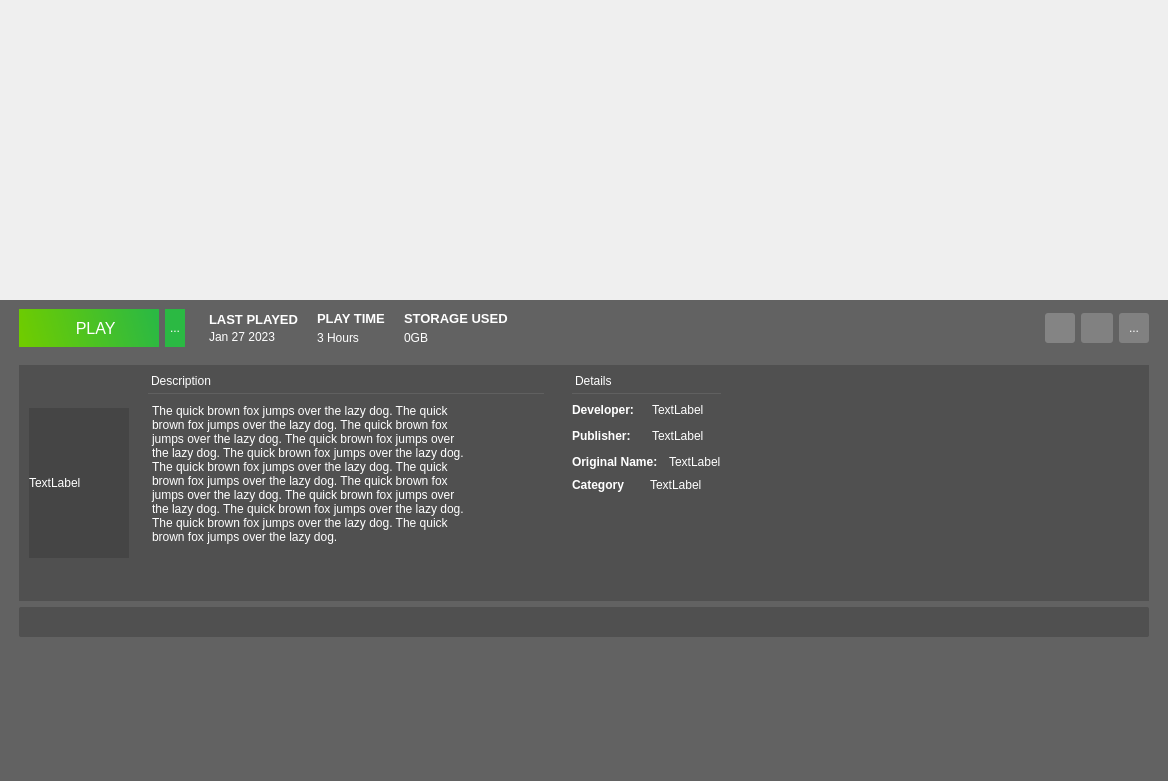
<?xml version="1.0" encoding="UTF-8"?>
<ui version="4.0">
 <class>DetailedRecordView</class>
 <widget class="QWidget" name="DetailedRecordView">
  <property name="geometry">
   <rect>
    <x>0</x>
    <y>0</y>
    <width>1168</width>
    <height>781</height>
   </rect>
  </property>
  <property name="sizePolicy">
   <sizepolicy hsizetype="Expanding" vsizetype="Preferred">
    <horstretch>0</horstretch>
    <verstretch>0</verstretch>
   </sizepolicy>
  </property>
  <property name="minimumSize">
   <size>
    <width>0</width>
    <height>600</height>
   </size>
  </property>
  <property name="windowTitle">
   <string>DetailedRecordView</string>
  </property>
  <property name="styleSheet">
   <string notr="true">color: rgb(255, 255, 255);</string>
  </property>
  <layout class="QGridLayout" name="gridLayout_2">
   <property name="leftMargin">
    <number>0</number>
   </property>
   <property name="topMargin">
    <number>0</number>
   </property>
   <property name="rightMargin">
    <number>0</number>
   </property>
   <property name="bottomMargin">
    <number>0</number>
   </property>
   <property name="spacing">
    <number>0</number>
   </property>
   <item row="0" column="0" colspan="11">
    <widget class="QWidget" name="bannerWidget" native="true">
     <property name="styleSheet">
      <string notr="true">background-color: rgba(0, 0 0, 0);
border-color: rgba(0, 0, 0, 0);</string>
     </property>
     <layout class="QGridLayout" name="gridLayout">
      <property name="leftMargin">
       <number>0</number>
      </property>
      <property name="topMargin">
       <number>0</number>
      </property>
      <property name="rightMargin">
       <number>0</number>
      </property>
      <property name="bottomMargin">
       <number>0</number>
      </property>
      <property name="spacing">
       <number>0</number>
      </property>
      <item row="1" column="0" colspan="3">
       <spacer name="horizontalSpacer_8">
        <property name="orientation">
         <enum>Qt::Horizontal</enum>
        </property>
        <property name="sizeHint" stdset="0">
         <size>
          <width>40</width>
          <height>20</height>
         </size>
        </property>
       </spacer>
      </item>
      <item row="0" column="1">
       <spacer name="verticalSpacer_4">
        <property name="orientation">
         <enum>Qt::Vertical</enum>
        </property>
        <property name="sizeType">
         <enum>QSizePolicy::Fixed</enum>
        </property>
        <property name="sizeHint" stdset="0">
         <size>
          <width>20</width>
          <height>280</height>
         </size>
        </property>
       </spacer>
      </item>
      <item row="2" column="0" colspan="3">
       <widget class="QWidget" name="bannerDetailWidget" native="true">
        <property name="sizePolicy">
         <sizepolicy hsizetype="Expanding" vsizetype="Expanding">
          <horstretch>0</horstretch>
          <verstretch>0</verstretch>
         </sizepolicy>
        </property>
        <property name="styleSheet">
         <string notr="true">background-color:rgba(0, 0, 0, 150);
border:none;</string>
        </property>
        <layout class="QGridLayout" name="gridLayout_12">
         <item row="2" column="1" colspan="12">
          <widget class="QWidget" name="InfoPanel" native="true">
           <property name="minimumSize">
            <size>
             <width>0</width>
             <height>200</height>
            </size>
           </property>
           <property name="styleSheet">
            <string notr="true">background-color: rgba(50,50, 50, 100);</string>
           </property>
           <layout class="QGridLayout" name="gridLayout_8">
            <property name="leftMargin">
             <number>0</number>
            </property>
            <property name="topMargin">
             <number>0</number>
            </property>
            <property name="rightMargin">
             <number>0</number>
            </property>
            <property name="bottomMargin">
             <number>0</number>
            </property>
            <property name="spacing">
             <number>0</number>
            </property>
            <item row="0" column="0">
             <layout class="QGridLayout" name="detailView">
              <item row="6" column="1">
               <widget class="QLabel" name="coverImage">
                <property name="minimumSize">
                 <size>
                  <width>100</width>
                  <height>150</height>
                 </size>
                </property>
                <property name="maximumSize">
                 <size>
                  <width>100</width>
                  <height>150</height>
                 </size>
                </property>
                <property name="text">
                 <string>TextLabel</string>
                </property>
               </widget>
              </item>
              <item row="6" column="4">
               <spacer name="horizontalSpacer_18">
                <property name="orientation">
                 <enum>Qt::Horizontal</enum>
                </property>
                <property name="sizeType">
                 <enum>QSizePolicy::Fixed</enum>
                </property>
                <property name="sizeHint" stdset="0">
                 <size>
                  <width>10</width>
                  <height>20</height>
                 </size>
                </property>
               </spacer>
              </item>
              <item row="6" column="5">
               <widget class="QWidget" name="Info" native="true">
                <property name="styleSheet">
                 <string notr="true">background:none;</string>
                </property>
                <layout class="QGridLayout" name="gridLayout_9">
                 <property name="leftMargin">
                  <number>9</number>
                 </property>
                 <property name="topMargin">
                  <number>9</number>
                 </property>
                 <property name="rightMargin">
                  <number>9</number>
                 </property>
                 <property name="bottomMargin">
                  <number>9</number>
                 </property>
                 <property name="spacing">
                  <number>6</number>
                 </property>
                 <item row="1" column="0">
                  <widget class="QWidget" name="developer" native="true">
                   <layout class="QHBoxLayout" name="horizontalLayout_2">
                    <property name="leftMargin">
                     <number>0</number>
                    </property>
                    <property name="topMargin">
                     <number>0</number>
                    </property>
                    <property name="rightMargin">
                     <number>0</number>
                    </property>
                    <property name="bottomMargin">
                     <number>0</number>
                    </property>
                    <item>
                     <widget class="QLabel" name="label_4">
                      <property name="font">
                       <font>
                        <bold>true</bold>
                       </font>
                      </property>
                      <property name="text">
                       <string>Developer:</string>
                      </property>
                     </widget>
                    </item>
                    <item>
                     <spacer name="horizontalSpacer_4">
                      <property name="orientation">
                       <enum>Qt::Horizontal</enum>
                      </property>
                      <property name="sizeType">
                       <enum>QSizePolicy::Fixed</enum>
                      </property>
                      <property name="sizeHint" stdset="0">
                       <size>
                        <width>5</width>
                        <height>20</height>
                       </size>
                      </property>
                     </spacer>
                    </item>
                    <item>
                     <widget class="QLabel" name="lblDeveloper">
                      <property name="text">
                       <string>TextLabel</string>
                      </property>
                     </widget>
                    </item>
                   </layout>
                  </widget>
                 </item>
                 <item row="3" column="0">
                  <widget class="QWidget" name="originalName" native="true">
                   <layout class="QHBoxLayout" name="horizontalLayout_3">
                    <property name="leftMargin">
                     <number>0</number>
                    </property>
                    <property name="topMargin">
                     <number>0</number>
                    </property>
                    <property name="rightMargin">
                     <number>0</number>
                    </property>
                    <property name="bottomMargin">
                     <number>0</number>
                    </property>
                    <item>
                     <widget class="QLabel" name="label_6">
                      <property name="font">
                       <font>
                        <bold>true</bold>
                       </font>
                      </property>
                      <property name="text">
                       <string>Original Name:</string>
                      </property>
                     </widget>
                    </item>
                    <item>
                     <spacer name="horizontalSpacer_6">
                      <property name="orientation">
                       <enum>Qt::Horizontal</enum>
                      </property>
                      <property name="sizeType">
                       <enum>QSizePolicy::Fixed</enum>
                      </property>
                      <property name="sizeHint" stdset="0">
                       <size>
                        <width>5</width>
                        <height>20</height>
                       </size>
                      </property>
                     </spacer>
                    </item>
                    <item>
                     <widget class="QLabel" name="label_9">
                      <property name="text">
                       <string>TextLabel</string>
                      </property>
                     </widget>
                    </item>
                   </layout>
                  </widget>
                 </item>
                 <item row="4" column="0">
                  <widget class="QWidget" name="Category" native="true">
                   <layout class="QHBoxLayout" name="horizontalLayout_4">
                    <property name="leftMargin">
                     <number>0</number>
                    </property>
                    <property name="topMargin">
                     <number>0</number>
                    </property>
                    <property name="rightMargin">
                     <number>0</number>
                    </property>
                    <property name="bottomMargin">
                     <number>0</number>
                    </property>
                    <item>
                     <widget class="QLabel" name="label_7">
                      <property name="font">
                       <font>
                        <bold>true</bold>
                       </font>
                      </property>
                      <property name="text">
                       <string>Category</string>
                      </property>
                     </widget>
                    </item>
                    <item>
                     <widget class="QLabel" name="label_11">
                      <property name="text">
                       <string>TextLabel</string>
                      </property>
                     </widget>
                    </item>
                   </layout>
                  </widget>
                 </item>
                 <item row="0" column="0">
                  <widget class="QWidget" name="details_pane" native="true">
                   <property name="styleSheet">
                    <string notr="true"/>
                   </property>
                   <layout class="QGridLayout" name="gridLayout_5">
                    <property name="leftMargin">
                     <number>0</number>
                    </property>
                    <property name="topMargin">
                     <number>0</number>
                    </property>
                    <property name="rightMargin">
                     <number>0</number>
                    </property>
                    <property name="bottomMargin">
                     <number>0</number>
                    </property>
                    <property name="spacing">
                     <number>0</number>
                    </property>
                    <item row="0" column="0">
                     <widget class="QLabel" name="label_10">
                      <property name="styleSheet">
                       <string notr="true">background:none;
border-style: outset;
border-width: 1px;
border-color: rgba(120, 120, 120, 100);
border-top:none;
border-right: none;
border-left:none;
padding-bottom:5px;</string>
                      </property>
                      <property name="text">
                       <string>Details</string>
                      </property>
                     </widget>
                    </item>
                   </layout>
                  </widget>
                 </item>
                 <item row="5" column="0" colspan="2">
                  <spacer name="verticalSpacer_7">
                   <property name="orientation">
                    <enum>Qt::Vertical</enum>
                   </property>
                   <property name="sizeHint" stdset="0">
                    <size>
                     <width>20</width>
                     <height>40</height>
                    </size>
                   </property>
                  </spacer>
                 </item>
                 <item row="2" column="0">
                  <widget class="QWidget" name="publisher" native="true">
                   <layout class="QHBoxLayout" name="horizontalLayout">
                    <property name="leftMargin">
                     <number>0</number>
                    </property>
                    <property name="topMargin">
                     <number>0</number>
                    </property>
                    <property name="rightMargin">
                     <number>0</number>
                    </property>
                    <property name="bottomMargin">
                     <number>0</number>
                    </property>
                    <item>
                     <widget class="QLabel" name="label_5">
                      <property name="font">
                       <font>
                        <bold>true</bold>
                       </font>
                      </property>
                      <property name="text">
                       <string>Publisher:</string>
                      </property>
                     </widget>
                    </item>
                    <item>
                     <spacer name="horizontalSpacer_5">
                      <property name="orientation">
                       <enum>Qt::Horizontal</enum>
                      </property>
                      <property name="sizeType">
                       <enum>QSizePolicy::Fixed</enum>
                      </property>
                      <property name="sizeHint" stdset="0">
                       <size>
                        <width>5</width>
                        <height>20</height>
                       </size>
                      </property>
                     </spacer>
                    </item>
                    <item>
                     <widget class="QLabel" name="label_8">
                      <property name="text">
                       <string>TextLabel</string>
                      </property>
                     </widget>
                    </item>
                   </layout>
                  </widget>
                 </item>
                </layout>
               </widget>
              </item>
              <item row="6" column="3">
               <widget class="QWidget" name="Description" native="true">
                <property name="minimumSize">
                 <size>
                  <width>61</width>
                  <height>0</height>
                 </size>
                </property>
                <property name="styleSheet">
                 <string notr="true">background:none;</string>
                </property>
                <layout class="QGridLayout" name="gridLayout_10">
                 <item row="1" column="0">
                  <widget class="QPlainTextEdit" name="teDescription">
                   <property name="enabled">
                    <bool>false</bool>
                   </property>
                   <property name="sizePolicy">
                    <sizepolicy hsizetype="MinimumExpanding" vsizetype="Expanding">
                     <horstretch>0</horstretch>
                     <verstretch>0</verstretch>
                    </sizepolicy>
                   </property>
                   <property name="minimumSize">
                    <size>
                     <width>320</width>
                     <height>0</height>
                    </size>
                   </property>
                   <property name="styleSheet">
                    <string notr="true">background-color:transparent;</string>
                   </property>
                   <property name="plainText">
                    <string>The quick brown fox jumps over the lazy dog. The quick
brown fox jumps over the lazy dog. The quick brown fox
jumps over the lazy dog. The quick brown fox jumps over
the lazy dog. The quick brown fox jumps over the lazy dog.
The quick brown fox jumps over the lazy dog. The quick
brown fox jumps over the lazy dog. The quick brown fox
jumps over the lazy dog. The quick brown fox jumps over
the lazy dog. The quick brown fox jumps over the lazy dog.
The quick brown fox jumps over the lazy dog. The quick
brown fox jumps over the lazy dog.</string>
                   </property>
                  </widget>
                 </item>
                 <item row="0" column="0">
                  <widget class="QLabel" name="label_3">
                   <property name="font">
                    <font>
                     <underline>false</underline>
                    </font>
                   </property>
                   <property name="styleSheet">
                    <string notr="true">background:none;
border-style: outset;
border-width: 1px;
border-color: rgba(120, 120, 120, 100);
border-top:none;
border-right: none;
border-left:none;
padding-bottom:5px;</string>
                   </property>
                   <property name="text">
                    <string>Description</string>
                   </property>
                  </widget>
                 </item>
                </layout>
               </widget>
              </item>
              <item row="6" column="6">
               <spacer name="horizontalSpacer_19">
                <property name="orientation">
                 <enum>Qt::Horizontal</enum>
                </property>
                <property name="sizeHint" stdset="0">
                 <size>
                  <width>40</width>
                  <height>20</height>
                 </size>
                </property>
               </spacer>
              </item>
              <item row="6" column="0">
               <spacer name="horizontalSpacer_20">
                <property name="orientation">
                 <enum>Qt::Horizontal</enum>
                </property>
                <property name="sizeType">
                 <enum>QSizePolicy::Fixed</enum>
                </property>
                <property name="sizeHint" stdset="0">
                 <size>
                  <width>10</width>
                  <height>20</height>
                 </size>
                </property>
               </spacer>
              </item>
              <item row="6" column="2">
               <spacer name="horizontalSpacer_21">
                <property name="orientation">
                 <enum>Qt::Horizontal</enum>
                </property>
                <property name="sizeType">
                 <enum>QSizePolicy::Fixed</enum>
                </property>
                <property name="sizeHint" stdset="0">
                 <size>
                  <width>10</width>
                  <height>20</height>
                 </size>
                </property>
               </spacer>
              </item>
             </layout>
            </item>
           </layout>
          </widget>
         </item>
         <item row="1" column="1">
          <spacer name="verticalSpacer_8">
           <property name="orientation">
            <enum>Qt::Vertical</enum>
           </property>
           <property name="sizeType">
            <enum>QSizePolicy::Fixed</enum>
           </property>
           <property name="sizeHint" stdset="0">
            <size>
             <width>20</width>
             <height>12</height>
            </size>
           </property>
          </spacer>
         </item>
         <item row="0" column="12">
          <widget class="QToolButton" name="btnFavorite">
           <property name="minimumSize">
            <size>
             <width>30</width>
             <height>30</height>
            </size>
           </property>
           <property name="styleSheet">
            <string notr="true">background: rgba( 255, 255, 255, 50 );
border-radius:3px;</string>
           </property>
           <property name="text">
            <string>...</string>
           </property>
           <property name="icon">
            <iconset resource="../../resources.qrc">
             <normaloff>:/images/assets/rating_icon.svg</normaloff>:/images/assets/rating_icon.svg</iconset>
           </property>
          </widget>
         </item>
         <item row="0" column="5">
          <spacer name="horizontalSpacer_14">
           <property name="orientation">
            <enum>Qt::Horizontal</enum>
           </property>
           <property name="sizeType">
            <enum>QSizePolicy::Fixed</enum>
           </property>
           <property name="sizeHint" stdset="0">
            <size>
             <width>5</width>
             <height>20</height>
            </size>
           </property>
          </spacer>
         </item>
         <item row="0" column="9">
          <spacer name="horizontalSpacer_7">
           <property name="orientation">
            <enum>Qt::Horizontal</enum>
           </property>
           <property name="sizeHint" stdset="0">
            <size>
             <width>517</width>
             <height>20</height>
            </size>
           </property>
          </spacer>
         </item>
         <item row="0" column="4">
          <widget class="QWidget" name="LastPlayed" native="true">
           <property name="minimumSize">
            <size>
             <width>58</width>
             <height>0</height>
            </size>
           </property>
           <property name="styleSheet">
            <string notr="true">background:none;</string>
           </property>
           <layout class="QGridLayout" name="gridLayout_11">
            <property name="leftMargin">
             <number>2</number>
            </property>
            <property name="topMargin">
             <number>2</number>
            </property>
            <property name="rightMargin">
             <number>2</number>
            </property>
            <property name="bottomMargin">
             <number>2</number>
            </property>
            <property name="spacing">
             <number>2</number>
            </property>
            <item row="1" column="0">
             <widget class="QLabel" name="lbLastPlayed">
              <property name="minimumSize">
               <size>
                <width>80</width>
                <height>0</height>
               </size>
              </property>
              <property name="maximumSize">
               <size>
                <width>100</width>
                <height>16777215</height>
               </size>
              </property>
              <property name="styleSheet">
               <string notr="true">background-color:none;</string>
              </property>
              <property name="text">
               <string>Jan 27 2023</string>
              </property>
             </widget>
            </item>
            <item row="0" column="0">
             <widget class="QLabel" name="label_16">
              <property name="font">
               <font>
                <pointsize>10</pointsize>
                <bold>true</bold>
               </font>
              </property>
              <property name="text">
               <string>LAST PLAYED</string>
              </property>
             </widget>
            </item>
           </layout>
          </widget>
         </item>
         <item row="0" column="1">
          <widget class="QToolButton" name="btnPlay">
           <property name="minimumSize">
            <size>
             <width>140</width>
             <height>38</height>
            </size>
           </property>
           <property name="font">
            <font>
             <pointsize>12</pointsize>
            </font>
           </property>
           <property name="layoutDirection">
            <enum>Qt::LeftToRight</enum>
           </property>
           <property name="styleSheet">
            <string notr="true">background-color: qlineargradient(spread:pad, x1:1, y1:0.46, x2:0, y2:0.539636, stop:0 rgba(43, 185, 67, 255), stop:1 rgba(111, 204, 0, 255));
border-radius:none;</string>
           </property>
           <property name="text">
            <string>   PLAY</string>
           </property>
           <property name="icon">
            <iconset resource="../../resources.qrc">
             <normaloff>:/images/assets/play_normal.svg</normaloff>:/images/assets/play_normal.svg</iconset>
           </property>
           <property name="iconSize">
            <size>
             <width>61</width>
             <height>28</height>
            </size>
           </property>
           <property name="toolButtonStyle">
            <enum>Qt::ToolButtonIconOnly</enum>
           </property>
           <property name="autoRaise">
            <bool>false</bool>
           </property>
           <property name="arrowType">
            <enum>Qt::NoArrow</enum>
           </property>
          </widget>
         </item>
         <item row="0" column="3">
          <spacer name="horizontalSpacer_22">
           <property name="orientation">
            <enum>Qt::Horizontal</enum>
           </property>
           <property name="sizeType">
            <enum>QSizePolicy::Fixed</enum>
           </property>
           <property name="sizeHint" stdset="0">
            <size>
             <width>10</width>
             <height>20</height>
            </size>
           </property>
          </spacer>
         </item>
         <item row="0" column="10">
          <widget class="QPushButton" name="btnManageRecord">
           <property name="minimumSize">
            <size>
             <width>30</width>
             <height>30</height>
            </size>
           </property>
           <property name="maximumSize">
            <size>
             <width>30</width>
             <height>30</height>
            </size>
           </property>
           <property name="styleSheet">
            <string notr="true">background: rgba( 255, 255, 255, 55);
border-radius:3px;</string>
           </property>
           <property name="text">
            <string/>
           </property>
           <property name="icon">
            <iconset resource="../../resources.qrc">
             <normaloff>:/images/assets/settings.svg</normaloff>:/images/assets/settings.svg</iconset>
           </property>
           <property name="iconSize">
            <size>
             <width>20</width>
             <height>20</height>
            </size>
           </property>
          </widget>
         </item>
         <item row="3" column="1" colspan="12">
          <widget class="QWidget" name="LinksPanel" native="true">
           <property name="minimumSize">
            <size>
             <width>0</width>
             <height>30</height>
            </size>
           </property>
           <property name="styleSheet">
            <string notr="true">background-color: rgba(50,50, 50, 100);
border-radius: 2px;</string>
           </property>
          </widget>
         </item>
         <item row="0" column="2">
          <widget class="QToolButton" name="tbSelectVersion">
           <property name="minimumSize">
            <size>
             <width>20</width>
             <height>38</height>
            </size>
           </property>
           <property name="styleSheet">
            <string notr="true">background-color: rgba(43, 185, 67, 255);
border-radius:none;
color: rgb(255, 255, 255);</string>
           </property>
           <property name="text">
            <string>...</string>
           </property>
           <property name="icon">
            <iconset resource="../../resources.qrc">
             <normaloff>:/images/assets/dropdownicon.svg</normaloff>:/images/assets/dropdownicon.svg</iconset>
           </property>
           <property name="iconSize">
            <size>
             <width>16</width>
             <height>12</height>
            </size>
           </property>
          </widget>
         </item>
         <item row="0" column="13">
          <spacer name="horizontalSpacer_17">
           <property name="orientation">
            <enum>Qt::Horizontal</enum>
           </property>
           <property name="sizeType">
            <enum>QSizePolicy::Fixed</enum>
           </property>
           <property name="sizeHint" stdset="0">
            <size>
             <width>10</width>
             <height>20</height>
            </size>
           </property>
          </spacer>
         </item>
         <item row="4" column="1">
          <spacer name="verticalSpacer_6">
           <property name="orientation">
            <enum>Qt::Vertical</enum>
           </property>
           <property name="sizeType">
            <enum>QSizePolicy::Expanding</enum>
           </property>
           <property name="sizeHint" stdset="0">
            <size>
             <width>21</width>
             <height>50</height>
            </size>
           </property>
          </spacer>
         </item>
         <item row="0" column="8">
          <widget class="QWidget" name="StorageUsed" native="true">
           <property name="styleSheet">
            <string notr="true">background:none;</string>
           </property>
           <layout class="QGridLayout" name="gridLayout_4">
            <property name="leftMargin">
             <number>0</number>
            </property>
            <property name="topMargin">
             <number>0</number>
            </property>
            <property name="rightMargin">
             <number>0</number>
            </property>
            <property name="bottomMargin">
             <number>0</number>
            </property>
            <property name="spacing">
             <number>0</number>
            </property>
            <item row="1" column="0">
             <widget class="QLabel" name="lbStorageUsed">
              <property name="minimumSize">
               <size>
                <width>90</width>
                <height>0</height>
               </size>
              </property>
              <property name="maximumSize">
               <size>
                <width>100</width>
                <height>16777215</height>
               </size>
              </property>
              <property name="styleSheet">
               <string notr="true">background-color:none;</string>
              </property>
              <property name="text">
               <string>0GB</string>
              </property>
             </widget>
            </item>
            <item row="0" column="0">
             <widget class="QLabel" name="label_2">
              <property name="font">
               <font>
                <pointsize>10</pointsize>
                <bold>true</bold>
               </font>
              </property>
              <property name="text">
               <string>STORAGE USED</string>
              </property>
             </widget>
            </item>
           </layout>
          </widget>
         </item>
         <item row="0" column="0">
          <spacer name="horizontalSpacer_15">
           <property name="orientation">
            <enum>Qt::Horizontal</enum>
           </property>
           <property name="sizeType">
            <enum>QSizePolicy::Fixed</enum>
           </property>
           <property name="sizeHint" stdset="0">
            <size>
             <width>10</width>
             <height>20</height>
            </size>
           </property>
          </spacer>
         </item>
         <item row="0" column="7">
          <spacer name="horizontalSpacer_16">
           <property name="orientation">
            <enum>Qt::Horizontal</enum>
           </property>
           <property name="sizeType">
            <enum>QSizePolicy::Fixed</enum>
           </property>
           <property name="sizeHint" stdset="0">
            <size>
             <width>5</width>
             <height>20</height>
            </size>
           </property>
          </spacer>
         </item>
         <item row="0" column="6">
          <widget class="QWidget" name="Playtime" native="true">
           <property name="styleSheet">
            <string notr="true">background:none;</string>
           </property>
           <layout class="QGridLayout" name="gridLayout_3">
            <property name="leftMargin">
             <number>0</number>
            </property>
            <property name="topMargin">
             <number>0</number>
            </property>
            <property name="rightMargin">
             <number>0</number>
            </property>
            <property name="bottomMargin">
             <number>0</number>
            </property>
            <property name="spacing">
             <number>0</number>
            </property>
            <item row="1" column="0">
             <widget class="QLabel" name="lbTotalPlaytime">
              <property name="minimumSize">
               <size>
                <width>70</width>
                <height>0</height>
               </size>
              </property>
              <property name="maximumSize">
               <size>
                <width>100</width>
                <height>16777215</height>
               </size>
              </property>
              <property name="styleSheet">
               <string notr="true">background-color:none;</string>
              </property>
              <property name="text">
               <string>3 Hours</string>
              </property>
             </widget>
            </item>
            <item row="0" column="0">
             <widget class="QLabel" name="label">
              <property name="font">
               <font>
                <pointsize>10</pointsize>
                <bold>true</bold>
               </font>
              </property>
              <property name="text">
               <string>PLAY TIME</string>
              </property>
             </widget>
            </item>
           </layout>
          </widget>
         </item>
         <item row="0" column="11">
          <widget class="QPushButton" name="btnInfo">
           <property name="minimumSize">
            <size>
             <width>30</width>
             <height>30</height>
            </size>
           </property>
           <property name="styleSheet">
            <string notr="true">background: rgba( 255, 255, 255, 50 );
border-radius:3px;</string>
           </property>
           <property name="text">
            <string/>
           </property>
           <property name="icon">
            <iconset resource="../../resources.qrc">
             <normaloff>:/images/assets/info.svg</normaloff>:/images/assets/info.svg</iconset>
           </property>
           <property name="iconSize">
            <size>
             <width>24</width>
             <height>24</height>
            </size>
           </property>
          </widget>
         </item>
        </layout>
       </widget>
      </item>
     </layout>
    </widget>
   </item>
  </layout>
 </widget>
 <resources>
  <include location="../../resources.qrc"/>
 </resources>
 <connections/>
 <designerdata>
  <property name="gridDeltaX">
   <number>2</number>
  </property>
  <property name="gridDeltaY">
   <number>2</number>
  </property>
  <property name="gridSnapX">
   <bool>true</bool>
  </property>
  <property name="gridSnapY">
   <bool>true</bool>
  </property>
  <property name="gridVisible">
   <bool>true</bool>
  </property>
 </designerdata>
</ui>
